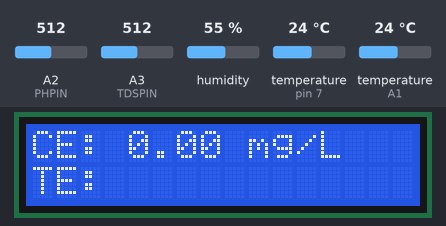
Recording of a sketch running on a simulated Arduino Uno, built with avr-gcc and run on an emulated ATmega328P. On the bench: 16×2 character LCD. The inputs (shaded band) are chosen by the test bench; at power-on: temperature (sensors on pin 7, A1) 24 °C, A2 (PHPIN) = 512, A3 (TDSPIN) = 512, humidity 55 %.

Above: at 1.2 s.
1.3 s: temperature (sensor on pin 7) set to 12 °C
At 2.4 s:
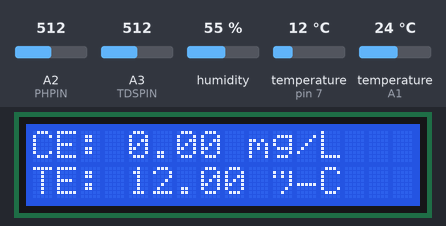
6.7 s: A2 (PHPIN) set to 716
At 10.7 s:
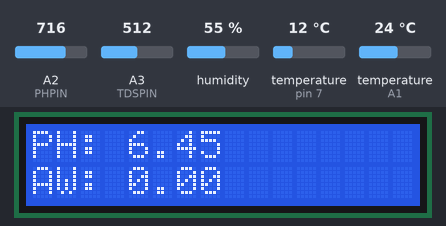
11.4 s: temperature (sensor on pin 7) set to 19 °C
At 13.3 s:
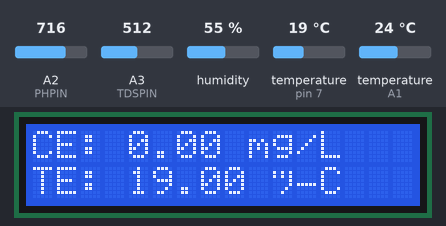
13.9 s: A2 (PHPIN) set to 992
At 17.9 s:
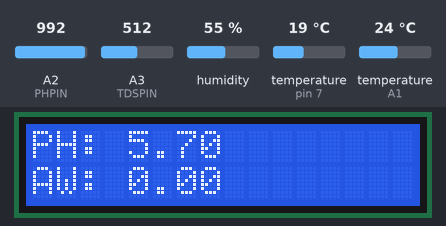
18.6 s: temperature (sensor on pin 7) set to 28 °C
At 20.5 s:
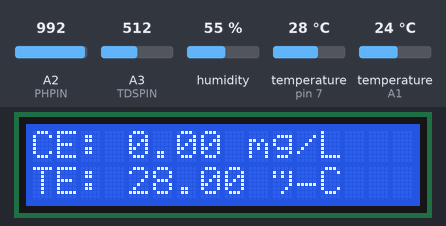
21.1 s: A2 (PHPIN) set to 306
At 25.1 s:
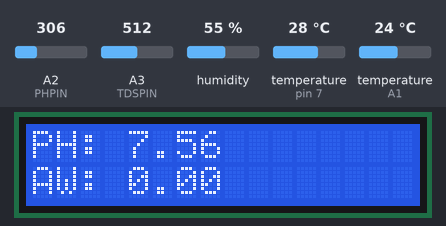
Timing chart, 0 to 26.6 s (numbered marks = the images above; inputs shaded):
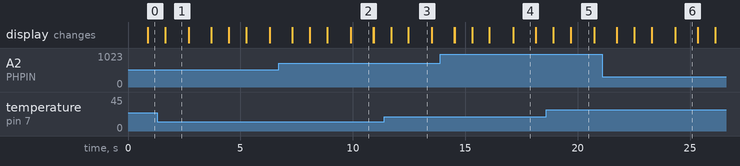

Measured:
- what the display in image 1 shows lasts 1.0 s, from 1.7 s to 2.7 s

The sketch:

Final.ino
```cpp
/*
 * Valores de KE:
 * Taberebá: -0,073310853
 * Cupuaçu: -0,079398551
 * Maracujá: -0,083678176
 */

#include <DHT.h>
#include <OneWire.h>
#include <DallasTemperature.h>
#include <Wire.h>
#include <LiquidCrystal_I2C.h>
#define DHTTYPE DHT11
#define DHTPIN A1
#define PHPIN A2
#define TDSPIN A3
#define Amostras 30
#define Tensao 5.0

DHT dht(DHTPIN, DHTTYPE);
OneWire pino(7);
DallasTemperature barramento(&pino);
DeviceAddress sensor;
LiquidCrystal_I2C lcd(0x27,16,2);
float PhSensor = 0, Volt = 0, ph, ce, aw, temp, TensaoMedia = 0, tds, media;
float KE = -0.073310;
double ValoresTds[29];
int Sinal[Amostras];
int Tempo[Amostras];
int i = 0, j = 0, amostra;


void setup() {
  Serial.begin(9600);
  dht.begin();
  barramento.begin();
  barramento.getAddress(sensor, 0);
  pinMode(TDSPIN, INPUT);
  pinMode(PHPIN, INPUT);
  lcd.init();
  lcd.backlight();
  lcd.backlight();
}

// Temperatura
  float Temp(){
    barramento.requestTemperatures();
    float temp = barramento.getTempC(sensor);
    return temp;
  }

// Total de Sólidos Dissolvidos
  float Ce(){
    TensaoMedia = (NumeroMedio(Tempo, Amostras) * (float)Tensao)/1024;
    float CompensacaoTensao = TensaoMedia/(1.0 + 0.02*(Temp() - 25.0));
    tds = (133.42*CompensacaoTensao*CompensacaoTensao*CompensacaoTensao - 255.86*CompensacaoTensao*CompensacaoTensao + 857.39*CompensacaoTensao)/2;
    ce = tds/KE;
    return ce;
  }

// Potencial Hidrogeniônico
  float Ph(){
    PhSensor = analogRead(PHPIN);
    Volt = (PhSensor*5.0)/1024;
    ph = 7+((2.5-Volt)/1.8);
    return ph;
  }

// Atividade da água
  float Aw(){
    float h = dht.readHumidity();
    float t = dht.readTemperature();

    if (isnan(t) || isnan(h))
      Serial.println("Aw error");
    else
      float aw = h/100;
    return aw;
  }

// Número médio
  int NumeroMedio(int Array[], int Tamanho){
    int box[Tamanho];
    int box2;
    for (int c = 0; c < Tamanho; c++){
      box[c] = Array[c];
    }
    for (int c = 0; c < Tamanho - 1; c++){
      if (box[c] > box[c + 1]){
        box2 = box[c];
        box[c] = box[c + 1];
        box[c + 1] = box2;
      }
    }
    if (Tamanho % 2 < 1)
      box2 = box[Tamanho/2];
    else
      box2 =  box[(Tamanho + 1)/2];
    return box2;
  }

void loop() {
  static unsigned long AmostraTempoLigado = millis();
    if (millis() - AmostraTempoLigado > 0.04){
      AmostraTempoLigado = millis();
      Sinal[i] = analogRead(TDSPIN);
      i++;
      if(i == Amostras){
        i = 0;
      }
    }

  static unsigned long TempoLigado = millis();
  if (millis() - TempoLigado > 0.8){
    TempoLigado = millis();
    for (j = 0; j < Amostras; j++){
       Tempo[j] = Sinal[j];
    }
  }

   lcd.setCursor(0,0);
   lcd.print("CE: ");
   lcd.setCursor(4,0);
   lcd.print(Ce());
   lcd.print(" mg/L");

   lcd.setCursor(0,1);
   lcd.print("TE: ");
   lcd.setCursor(4,1);
   lcd.print(Temp());
   lcd.print(" °C");

   delay(1000);
   lcd.clear();

   lcd.setCursor(0,0);
   lcd.print("PH: ");
   lcd.setCursor(4,0);
   lcd.print(Ph());

   lcd.setCursor(0,1);
   lcd.print("AW: ");
   lcd.setCursor(4,1);
   lcd.println(Aw());

   delay(1000);
   lcd.clear();

}
```
